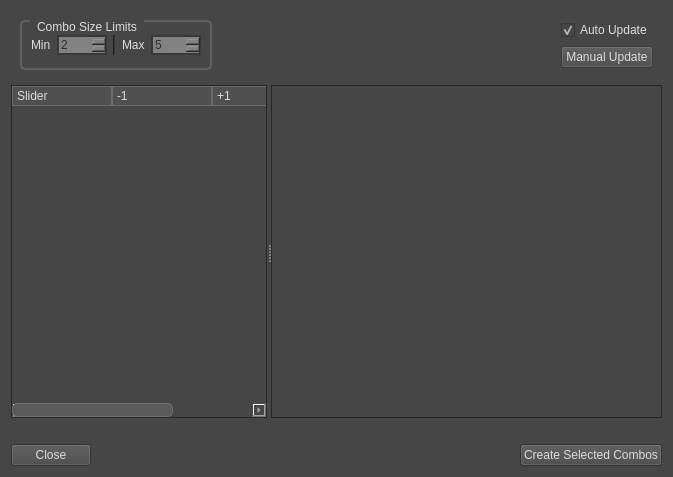
<?xml version="1.0" encoding="UTF-8"?>
<ui version="4.0">
 <class>Dialog</class>
 <widget class="QDialog" name="Dialog">
  <property name="geometry">
   <rect>
    <x>0</x>
    <y>0</y>
    <width>673</width>
    <height>477</height>
   </rect>
  </property>
  <property name="windowTitle">
   <string>Combo Check</string>
  </property>
  <property name="styleSheet">
   <string notr="true">
QWidget{
	background-color: rgb(70, 70, 70);
	alternate-background-color: rgb(80, 80, 80);
	color: rgb(220, 220, 220);
	font: 8pt &quot;MS Shell Dlg 2&quot;;
}

QGroupBox{
    border: 2px solid rgb(96, 96, 96);
    border-radius: 5px;
    margin-top: 2ex; /* leave space at the top for the title */
	padding: 4px 0px;
	/*padding-top: 3px;
	padding-bottom: 3px;*/
}

QGroupBox::title {
	subcontrol-origin: margin;
	subcontrol-position: top left;
	padding: 0 5px;
	left: 10px;
}




QAbstractSpinBox{
	color: rgb(45, 45, 45);
	background-color: rgb(130, 130, 130);
	border: 2px solid rgb(56, 56, 56);
}

QComboBox{
	color: rgb(45, 45, 45);
	background-color: rgb(130, 130, 130);
	border: 2px solid rgb(56, 56, 56);
}

QLineEdit{
	color: rgb(45, 45, 45);
	background-color: rgb(130, 130, 130);
	border: 2px solid rgb(56, 56, 56);
}






QScrollBar:handle:horizontal{
    border-width: 1;
	border-color: rgb(110, 110, 110);
	border-radius: 5;
	border-style: solid;
	background-color: rgb(90, 90, 90);
}

QScrollBar:handle:vertical{
    border-width: 1;
	border-color: rgb(110, 110, 110);
	border-radius: 5;
	border-style: solid;
	background-color: rgb(90, 90, 90);
}

QHeaderView::section {
    background-color: rgb(80, 80, 80);
    padding-left: 4px;
    border: 1px solid rgb(108, 108, 108);
}

 QMenuBar::item {
     spacing: 3px; /* spacing between menu bar items */
     padding: 1px 4px;
     background: transparent;
     border-radius: 4px;
 }

 QMenuBar::item:selected { /* when selected using mouse or keyboard */
     background: rgb(168, 168, 168);
 }

 QMenuBar::item:pressed {
     background: rgb(136, 136, 136);
 }

QWidget:pressed {
	background-color: rgb(50, 50, 50);
}


QWidget[bgColor=&quot;red&quot;] {
	background-color: rgb(111, 57, 43);
}
QWidget[bgColor=&quot;red&quot;]:disabled {
	background-color: rgb(105, 77, 70);
}

QWidget[bgColor=&quot;orange&quot;] {
	background-color: rgb(138, 96, 67);
}
QWidget[bgColor=&quot;orange&quot;]:disabled {
	background-color: rgb(137, 116, 101);
}

QWidget[bgColor=&quot;blue&quot;] {
	background-color: rgb(44, 57, 67);
}
QWidget[bgColor=&quot;blue&quot;]:disabled {
	background-color: rgb(60, 67, 72);
}

QWidget[bgColor=&quot;green&quot;] {
	background-color: rgb(95, 103, 82);
}
QWidget[bgColor=&quot;green&quot;]:disabled {
	background-color: rgb(114, 118, 107);
}

QWidget[bgColor=&quot;yellow&quot;] {
	background-color: rgb(146, 128, 103);
}
QWidget[bgColor=&quot;yellow&quot;]:disabled {
	background-color: rgb(161, 152, 139);
}

QWidget[bgColor=&quot;lightRed&quot;] {
	background-color: rgb(132, 73, 58);
}
QWidget[bgColor=&quot;lightRed&quot;]:disabled {
	background-color: rgb(128, 98, 91);
}

QWidget[bgColor=&quot;lightOrange&quot;] {
	background-color: rgb(140, 104, 55);
}
QWidget[bgColor=&quot;lightOrange&quot;]:disabled {
	background-color: rgb(133, 114, 90);
}

QWidget[bgColor=&quot;lightBlue&quot;] {
	background-color: rgb(82, 98, 111);
}
QWidget[bgColor=&quot;lightBlue&quot;]:disabled {
	background-color: rgb(109, 117, 124);
}

QWidget[bgColor=&quot;lightGreen&quot;] {
	background-color: rgb(137, 148, 117);
}
QWidget[bgColor=&quot;lightGreen&quot;]:disabled {
	background-color: rgb(164, 169, 154);
}

QWidget[bgColor=&quot;lightYellow&quot;] {
	background-color: rgb(131, 115, 92);
}
QWidget[bgColor=&quot;lightYellow&quot;]:disabled {
	background-color: rgb(144, 136, 124);
}

QWidget[bgColor=&quot;darkRed&quot;] {
	background-color: rgb(79, 41, 31);
}
QWidget[bgColor=&quot;darkRed&quot;]:disabled {
	background-color: rgb(75, 55, 50);
}

QWidget[bgColor=&quot;darkOrange&quot;] {
	background-color: rgb(102, 71, 49);
}
QWidget[bgColor=&quot;darkOrange&quot;]:disabled {
	background-color: rgb(101, 85, 74);
}

QWidget[bgColor=&quot;darkBlue&quot;] {
	background-color: rgb(35, 45, 53);
}
QWidget[bgColor=&quot;darkBlue&quot;]:disabled {
	background-color: rgb(48, 53, 57);
}

QWidget[bgColor=&quot;darkGreen&quot;] {
	background-color: rgb(60, 65, 52);
}
QWidget[bgColor=&quot;darkGreen&quot;]:disabled {
	background-color: rgb(72, 74, 68);
}

QWidget[bgColor=&quot;darkYellow&quot;] {
	background-color: rgb(74, 65, 52);
}
QWidget[bgColor=&quot;darkYellow&quot;]:disabled {
	background-color: rgb(81, 77, 70);
}

</string>
  </property>
  <layout class="QVBoxLayout" name="verticalLayout_2">
   <item>
    <widget class="QWidget" name="uiHeaderWID" native="true">
     <layout class="QHBoxLayout" name="horizontalLayout_3">
      <item>
       <widget class="QGroupBox" name="uiLimitGRP">
        <property name="title">
         <string>Combo Size Limits</string>
        </property>
        <layout class="QHBoxLayout" name="horizontalLayout_2">
         <item>
          <widget class="QLabel" name="label_3">
           <property name="text">
            <string>Min</string>
           </property>
          </widget>
         </item>
         <item>
          <widget class="QSpinBox" name="uiMinLimitSPIN">
           <property name="sizePolicy">
            <sizepolicy hsizetype="Fixed" vsizetype="Fixed">
             <horstretch>0</horstretch>
             <verstretch>0</verstretch>
            </sizepolicy>
           </property>
           <property name="minimumSize">
            <size>
             <width>50</width>
             <height>0</height>
            </size>
           </property>
           <property name="minimum">
            <number>2</number>
           </property>
           <property name="maximum">
            <number>7</number>
           </property>
          </widget>
         </item>
         <item>
          <widget class="Line" name="line">
           <property name="orientation">
            <enum>Qt::Vertical</enum>
           </property>
          </widget>
         </item>
         <item>
          <widget class="QLabel" name="label_4">
           <property name="text">
            <string>Max</string>
           </property>
          </widget>
         </item>
         <item>
          <widget class="QSpinBox" name="uiMaxLimitSPIN">
           <property name="sizePolicy">
            <sizepolicy hsizetype="Fixed" vsizetype="Fixed">
             <horstretch>0</horstretch>
             <verstretch>0</verstretch>
            </sizepolicy>
           </property>
           <property name="minimumSize">
            <size>
             <width>50</width>
             <height>0</height>
            </size>
           </property>
           <property name="minimum">
            <number>2</number>
           </property>
           <property name="maximum">
            <number>7</number>
           </property>
           <property name="value">
            <number>5</number>
           </property>
          </widget>
         </item>
        </layout>
       </widget>
      </item>
      <item>
       <spacer name="horizontalSpacer_2">
        <property name="orientation">
         <enum>Qt::Horizontal</enum>
        </property>
        <property name="sizeHint" stdset="0">
         <size>
          <width>511</width>
          <height>20</height>
         </size>
        </property>
       </spacer>
      </item>
      <item>
       <layout class="QVBoxLayout" name="verticalLayout">
        <item>
         <widget class="QCheckBox" name="uiAutoUpdateCHK">
          <property name="toolTip">
           <string>Auto update sliders from UI selection</string>
          </property>
          <property name="text">
           <string>Auto Update</string>
          </property>
          <property name="checked">
           <bool>true</bool>
          </property>
         </widget>
        </item>
        <item>
         <widget class="QPushButton" name="uiManualUpdateBTN">
          <property name="enabled">
           <bool>false</bool>
          </property>
          <property name="text">
           <string>Manual Update</string>
          </property>
          <property name="bgColor" stdset="0">
           <string>orange</string>
          </property>
         </widget>
        </item>
       </layout>
      </item>
     </layout>
    </widget>
   </item>
   <item>
    <widget class="QSplitter" name="splitter">
     <property name="sizePolicy">
      <sizepolicy hsizetype="Expanding" vsizetype="Preferred">
       <horstretch>0</horstretch>
       <verstretch>1</verstretch>
      </sizepolicy>
     </property>
     <property name="orientation">
      <enum>Qt::Horizontal</enum>
     </property>
     <widget class="QTreeWidget" name="uiEditTREE">
      <property name="sizePolicy">
       <sizepolicy hsizetype="Expanding" vsizetype="Expanding">
        <horstretch>0</horstretch>
        <verstretch>1</verstretch>
       </sizepolicy>
      </property>
      <property name="selectionMode">
       <enum>QAbstractItemView::ExtendedSelection</enum>
      </property>
      <property name="rootIsDecorated">
       <bool>false</bool>
      </property>
      <property name="itemsExpandable">
       <bool>false</bool>
      </property>
      <column>
       <property name="text">
        <string>Slider</string>
       </property>
      </column>
      <column>
       <property name="text">
        <string>-1</string>
       </property>
      </column>
      <column>
       <property name="text">
        <string>+1</string>
       </property>
      </column>
      <column>
       <property name="text">
        <string>Val</string>
       </property>
      </column>
     </widget>
     <widget class="QListWidget" name="uiComboCheckLIST">
      <property name="sizePolicy">
       <sizepolicy hsizetype="Expanding" vsizetype="Expanding">
        <horstretch>2</horstretch>
        <verstretch>1</verstretch>
       </sizepolicy>
      </property>
      <property name="selectionMode">
       <enum>QAbstractItemView::ExtendedSelection</enum>
      </property>
     </widget>
    </widget>
   </item>
   <item>
    <widget class="QLabel" name="uiWarningLBL">
     <property name="sizePolicy">
      <sizepolicy hsizetype="Preferred" vsizetype="Preferred">
       <horstretch>0</horstretch>
       <verstretch>0</verstretch>
      </sizepolicy>
     </property>
     <property name="text">
      <string/>
     </property>
    </widget>
   </item>
   <item>
    <layout class="QHBoxLayout" name="horizontalLayout">
     <item>
      <widget class="QPushButton" name="uiCancelBTN">
       <property name="text">
        <string>Close</string>
       </property>
       <property name="bgColor" stdset="0">
        <string>orange</string>
       </property>
      </widget>
     </item>
     <item>
      <spacer name="horizontalSpacer">
       <property name="orientation">
        <enum>Qt::Horizontal</enum>
       </property>
       <property name="sizeHint" stdset="0">
        <size>
         <width>40</width>
         <height>20</height>
        </size>
       </property>
      </spacer>
     </item>
     <item>
      <widget class="QPushButton" name="uiCreateSelectedBTN">
       <property name="text">
        <string>Create Selected Combos</string>
       </property>
       <property name="bgColor" stdset="0">
        <string>orange</string>
       </property>
      </widget>
     </item>
    </layout>
   </item>
  </layout>
 </widget>
 <resources/>
 <connections>
  <connection>
   <sender>uiAutoUpdateCHK</sender>
   <signal>toggled(bool)</signal>
   <receiver>uiManualUpdateBTN</receiver>
   <slot>setDisabled(bool)</slot>
   <hints>
    <hint type="sourcelabel">
     <x>635</x>
     <y>25</y>
    </hint>
    <hint type="destinationlabel">
     <x>635</x>
     <y>50</y>
    </hint>
   </hints>
  </connection>
 </connections>
</ui>
